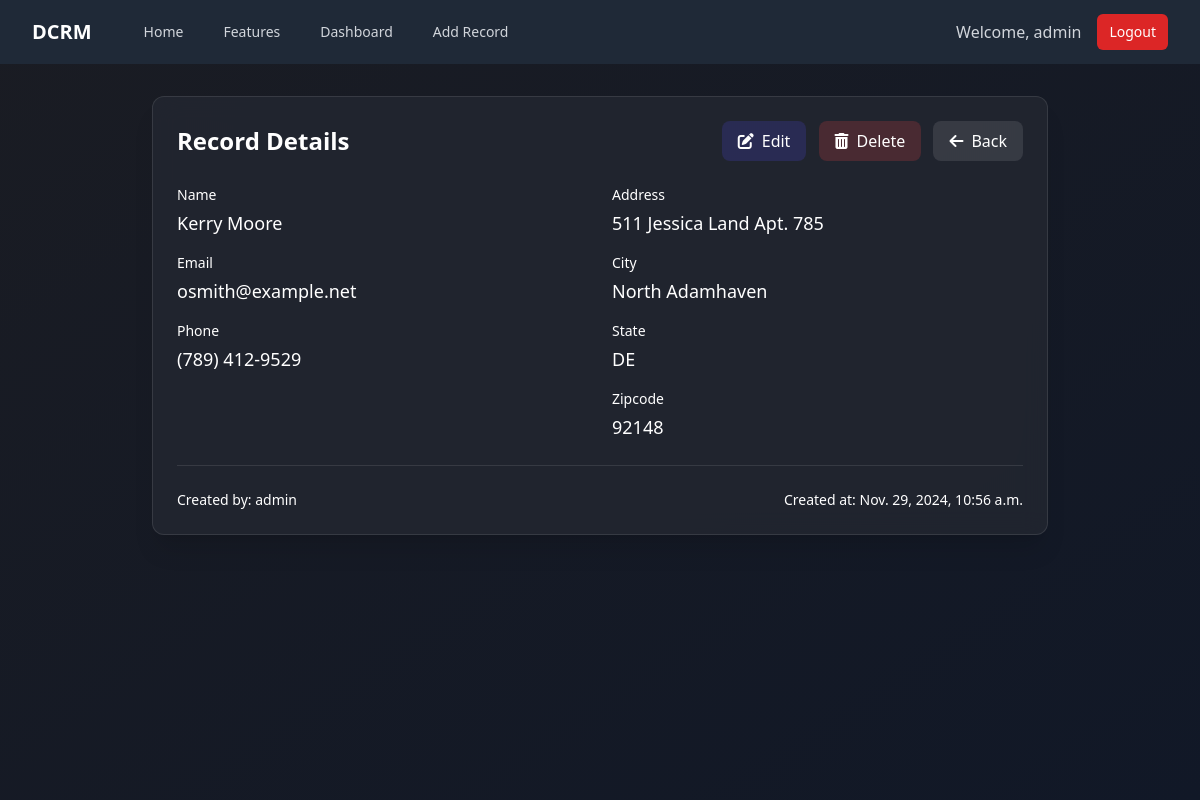
Screenshot of /record/1099 (signed in) with the database file from the repository.
### website/models.py (models this page shows, shortened)
class Record(models.Model):
    created_at = models.DateTimeField(auto_now_add=True)
    first_name = models.CharField(max_length=50)
    last_name = models.CharField(max_length=50)
    email = models.CharField(max_length=100)
    phone = models.CharField(max_length=15)
    address = models.CharField(max_length=100)
    city = models.CharField(max_length=50)
    state = models.CharField(max_length=50)
    zipcode = models.CharField(max_length=20)
    created_by = models.ForeignKey(User, on_delete=models.CASCADE)

### website/views.py (the view)
# urls.py: path('record/<int:pk>', views.customer_record, name='record'),
@login_required
def customer_record(request, pk):
    record = get_object_or_404(Record, id=pk)
    return render(request, 'record.html', {'record': record})

### website/templates/record.html
{% extends 'base.html' %}
{% block content %}
<div class="max-w-4xl mx-auto" data-aos="fade-up">
    <div class="bg-card-bg/80 backdrop-blur-md rounded-xl border border-white/10 overflow-hidden shadow-xl">
        <div class="p-6">
            <div class="flex justify-between items-center mb-6">
                <h2 class="text-2xl font-bold text-white">Record Details</h2>
                <div class="space-x-2">
                    {% if record.created_by == user %}
                    <a href="{% url 'update_record' record.id %}" class="inline-flex items-center px-4 py-2 rounded-lg bg-primary/20 hover:bg-primary/30 text-white transition-all duration-300">
                        <i class="fas fa-edit mr-2"></i> Edit
                    </a>
                    <a href="{% url 'delete_record' record.id %}"
                       onclick="return confirm('Are you sure you want to delete this record?')"
                       class="inline-flex items-center px-4 py-2 rounded-lg bg-red-500/20 hover:bg-red-500/30 text-white transition-all duration-300">
                        <i class="fas fa-trash-alt mr-2"></i> Delete
                    </a>
                    {% endif %}
                    <a href="{% url 'home' %}" class="inline-flex items-center px-4 py-2 rounded-lg bg-white/10 hover:bg-white/20 text-white transition-all duration-300">
                        <i class="fas fa-arrow-left mr-2"></i> Back
                    </a>
                </div>
            </div>
            <div class="grid grid-cols-1 md:grid-cols-2 gap-6">
                <div class="space-y-4">
                    <div>
                        <label class="block text-sm font-medium text-white mb-1">Name</label>
                        <p class="text-white text-lg">{{ record.first_name }} {{ record.last_name }}</p>
                    </div>
                    <div>
                        <label class="block text-sm font-medium text-white mb-1">Email</label>
                        <p class="text-white text-lg">{{ record.email }}</p>
                    </div>
                    <div>
                        <label class="block text-sm font-medium text-white mb-1">Phone</label>
                        <p class="text-white text-lg">{{ record.phone }}</p>
                    </div>
                </div>
                <div class="space-y-4">
                    <div>
                        <label class="block text-sm font-medium text-white mb-1">Address</label>
                        <p class="text-white text-lg">{{ record.address }}</p>
                    </div>
                    <div>
                        <label class="block text-sm font-medium text-white mb-1">City</label>
                        <p class="text-white text-lg">{{ record.city }}</p>
                    </div>
                    <div>
                        <label class="block text-sm font-medium text-white mb-1">State</label>
                        <p class="text-white text-lg">{{ record.state }}</p>
                    </div>
                    <div>
                        <label class="block text-sm font-medium text-white mb-1">Zipcode</label>
                        <p class="text-white text-lg">{{ record.zipcode }}</p>
                    </div>
                </div>
            </div>
            <div class="mt-6 pt-6 border-t border-white/10">
                <div class="flex items-center justify-between text-sm text-white">
                    <div>
                        Created by: <span class="text-white">{{ record.created_by.username }}</span>
                    </div>
                    <div>
                        Created at: {{ record.created_at }}
                    </div>
                </div>
            </div>
        </div>
    </div>
</div>
{% endblock %}

### website/templates/navbar.html
{% load static %}
<nav class="bg-gray-800">
    <div class="max-w-7xl mx-auto px-4 sm:px-6 lg:px-8">
        <div class="flex items-center justify-between h-16">
            <div class="flex items-center">
                <div class="flex-shrink-0">
                    <a href="{% url 'home' %}" class="text-white font-bold text-xl">DCRM</a>
                </div>
                <div class="hidden md:block">
                    <div class="ml-10 flex items-baseline space-x-4">
                        <a href="{% url 'home' %}"
                            class="text-gray-300 hover:bg-gray-700 hover:text-white px-3 py-2 rounded-md text-sm font-medium">Home</a>
                        <a href="{% url 'features' %}"
                            class="text-gray-300 hover:bg-gray-700 hover:text-white px-3 py-2 rounded-md text-sm font-medium">Features</a>
                        {% if user.is_authenticated %}
                        <a href="{% url 'dashboard' %}"
                            class="text-gray-300 hover:bg-gray-700 hover:text-white px-3 py-2 rounded-md text-sm font-medium">Dashboard</a>
                        <a href="{% url 'add_record' %}"
                            class="text-gray-300 hover:bg-gray-700 hover:text-white px-3 py-2 rounded-md text-sm font-medium">Add
                            Record</a>
                        {% endif %}
                    </div>
                </div>
            </div>
            <div class="hidden md:block">
                <div class="ml-4 flex items-center md:ml-6">
                    {% if user.is_authenticated %}
                    <span class="text-gray-300 mr-4">Welcome, {{ user.username }}</span>
                    <a href="{% url 'logout' %}"
                        class="bg-red-600 hover:bg-red-700 text-white px-3 py-2 rounded-md text-sm font-medium">Logout</a>
                    {% else %}
                    <a href="{% url 'login' %}"
                        class="bg-indigo-600 hover:bg-indigo-700 text-white px-3 py-2 rounded-md text-sm font-medium mr-3">Login</a>
                    <a href="{% url 'register' %}"
                        class="bg-green-600 hover:bg-green-700 text-white px-3 py-2 rounded-md text-sm font-medium">Register</a>
                    {% endif %}
                </div>
            </div>
        </div>
    </div>
</nav>

### website/static/css/main.css (style rules this page uses)
body { @apply bg-darker-bg text-white min-h-screen; }

### rows the page displays
Record: first_name "Kerry", last_name "Moore", email "osmith@example.net", phone "(789) 412-9529", address "511 Jessica Land Apt. 785", city "North Adamhaven", state "DE", zipcode "92148", created_by.username "admin", created_at "Nov. 29, 2024, 10:56 a.m."

### other values shown
{{ user.username }} "admin"
